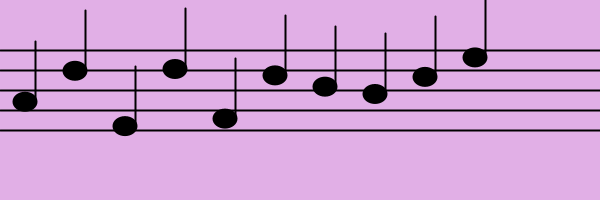
Frame 1 (no input)
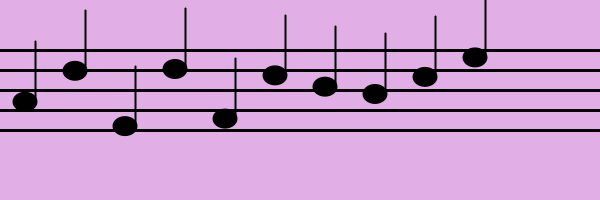
Frame 60 (the mouse pressed at the canvas centre just before this capture)
Frame 120 (the mouse held since frame 60 and released just before this capture): identical to frame 60, image omitted

The Processing sketch that drew these frames (run headless with seeded random() and noise(); from frame 60 on, the mouse is pressed at the canvas centre):

// Processing sketch: processing_36840
// ── processing_36840.pde

//Stephanie Callaghan
//Lab Assignment 3.2
//Changing Musical Notes

void setup(){
  size(600,200);
  background(225,175,230); //setting the size and color of program
}

int numOfnotes = 1; //setting program so that it only draws one of each note

void draw (){
  strokeWeight(2);
  line(0,50,width,50);
  line(0,70,width,70);
  line(0,90,width,90);
  line(0,110,width,110);
  line(0,130,width,130); //these bars will remain the same while music notes change
  
   if (numOfnotes > 0){ //setting program so that it only draws one of each note
    noStroke();
    fill(0);
    
    float firstNote = random(50,130);
    float secondNote = random(50,130);
    float thirdNote = random(50,130);
    float fourthNote = random(50,130);
    float fifthNote = random(50,130);
    float sixthNote = random(50,130);
    float seventhNote = random(50,130);
    float eighthNote = random(50,130);
    float ninthNote = random(50,130);
    float tenthNote = random(50,130); //setting random location to change each note
   
    ellipse(25, firstNote, 25,20);
    ellipse(75,secondNote,25,20);
    ellipse(125,thirdNote,25,20);
    ellipse(175,fourthNote,25,20);
    ellipse(225,fifthNote,25,20);
    ellipse(275,sixthNote,25,20);
    ellipse(325,seventhNote,25,20);
    ellipse(375,eighthNote,25,20);
    ellipse(425,ninthNote,25,20);
    ellipse(475,tenthNote,25,20); // x-coordinate is set for each note, y-coordinate is random
   
    stroke(1);
    line(35,firstNote,35,firstNote-60);
    line(85,secondNote,85,secondNote-60);
    line(135,thirdNote,135,thirdNote-60);
    line(185,fourthNote,185,fourthNote-60);
    line(235,fifthNote,235,fifthNote-60);
    line(285,sixthNote,285,sixthNote-60);
    line(335,seventhNote,335,seventhNote-60);
    line(385,eighthNote,385,eighthNote-60);
    line(435,ninthNote,435,ninthNote-60);
    line(485,tenthNote,485,tenthNote-60); // x-coordinate is set, while y-coordinate corresponds to its random ellipse
   }

  numOfnotes--;// keeps each note from repeating more than once
  }
